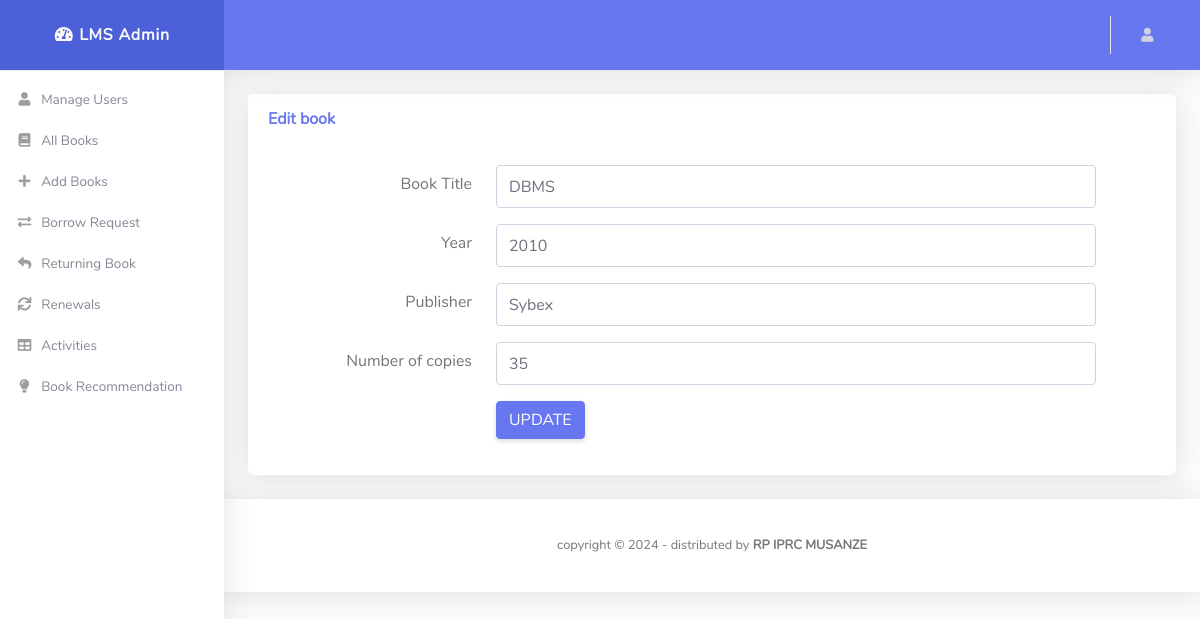
Page /iprcmsz_lms/admin/editbook.php?id=2 on the committed database.
### tables this page shows
CREATE TABLE `book` (
  `BookId` int(10) NOT NULL,
  `Title` varchar(50) DEFAULT NULL,
  `Publisher` varchar(50) DEFAULT NULL,
  `Year` varchar(50) DEFAULT NULL,
  `Availability` varchar(100) DEFAULT NULL
);

### iprcmsz_lms/admin/editbook.php (the view, shortened to what this page needs)
<!DOCTYPE html>
<html lang="en">
<head>
  <link href="vendor/fontawesome-free/css/all.min.css" rel="stylesheet" type="text/css">
  <link href="vendor/bootstrap/css/bootstrap.min.css" rel="stylesheet" type="text/css">
  <link href="css/ruang-admin.min.css" rel="stylesheet">
</head>
<body id="page-top">
  <div id="wrapper">
    <ul class="navbar-nav sidebar sidebar-light accordion" id="accordionSidebar">
        <a class="sidebar-brand d-flex align-items-center justify-content-center" href="adminDash.php">
        <div class="sidebar-brand-text mx-3">
            <i class="fas fa-fw fa-tachometer-alt"></i> LMS Admin
        </div>
        </a>
        <hr class="sidebar-divider my-0">
        <li class="nav-item">
        <a class="nav-link" href="allusers.php">
            <i class="fas fa-fw fa-user"></i>
            <span>Manage Users</span>
        </a>
        </li>
        <li class="nav-item">
        <a class="nav-link" href="allbook.php">
            <i class="fas fa-fw fa-book"></i>
            <span>All Books</span>
        </a>
        </li>
        <li class="nav-item">
        <a class="nav-link" href="addbook.php">
            <i class="fas fa-fw fa-plus"></i>
            <span>Add Books</span>
        </a>
        </li>
        <li class="nav-item">
        <a class="nav-link" href="borrow_request.php">
            <i class="fas fa-fw fa-exchange-alt"></i>
            <span>Borrow Request</span>
        </a>
        </li>
        <li class="nav-item">
          <a class="nav-link" href="book_return.php">
              <i class="fas fa-fw fa-reply"></i>
              <span>Returning Book</span>
          </a>
        </li>
        <li class="nav-item">
          <a class="nav-link" href="renew_request.php">
              <i class="fas fa-fw fa-sync"></i>
              <span>Renewals</span>
          </a>
        </li>
        <li class="nav-item">
          <a class="nav-link" href="activities.php">
              <i class="fas fa-fw fa-table"></i>
              <span>Activities</span>
          </a>
        </li>
        <li class="nav-item">
        <a class="nav-link" href="ui-colors.html">
            <i class="fas fa-fw fa-lightbulb"></i>
            <span>Book Recommendation</span>
        </a>
        </li>
        </ul>
    <div id="content-wrapper" class="d-flex flex-column">
      <div id="content">
        <nav class="navbar navbar-expand navbar-light bg-navbar topbar mb-4 static-top">
          <ul class="navbar-nav ml-auto">
            <li class="nav-item dropdown no-arrow">
              <a class="nav-link dropdown-toggle" href="#" id="userDropdown" role="button" data-toggle="dropdown"
                aria-haspopup="true" aria-expanded="false">
                <i class="fas fa-user fa-sm fa-fw mr-2 text-gray-400"></i>
              </a>
            </li>
          </ul>
        </nav>
        <div class="container-fluid" id="container-wrapper">
    <form name="addbookForm" action="" method="POST" >
        <div class="card mb-4">
            <div class="card-header py-3 d-flex flex-row align-items-center justify-content-between">
                <h6 class="m-0 font-weight-bold text-primary">Edit book</h6>
            </div>
            <div class="card-body">
            <?php
                require('dbconn.php');
                $bookid = $_GET['id'];
                $sql = "select * from book where BookId='$bookid'";
                $result=$conn->query($sql);
                while($row=$result->fetch_assoc())
                {
                    $Title=$row['Title'];
                    $Year=$row['Year'];
                    $Publisher=$row['Publisher'];
                    $Availability=$row['Availability'];
                ?>
                <form>
                    <div class="form-group row">
                        <label  class="col-sm-3 col-form-label text-right">Book Title</label>
                        <div class="col-sm-9">
                            <input type="text" class="form-control" name = "title" value="<?php echo $Title ?>" placeholder="Book Title" style="width: 600px;">
                        </div>
                    </div>
                    <div class="form-group row">
                        <label  class="col-sm-3 col-form-label text-right">Year</label>
                        <div class="col-sm-9">
                            <input type="text" class="form-control" name = "year" value="<?php echo $Year ?>" placeholder="Year" style="width: 600px;">
                        </div>
                    </div>
                    <div class="form-group row">
                        <label  class="col-sm-3 col-form-label text-right">Publisher</label>
                        <div class="col-sm-9">
                            <input type="text" class="form-control" name = "publisher" value="<?php echo $Publisher ?>" placeholder="Publisher" style="width: 600px;">
                        </div>
                    </div>
                    <div class="form-group row">
                        <label  class="col-sm-3 col-form-label text-right">Number of copies</label>
                        <div class="col-sm-9">
                            <input type="text" class="form-control" name = "availability" value="<?php echo $Availability ?>" placeholder="Number of copies" style="width: 600px;">
                        </div>
                    </div>
                    <div class="form-group row">
                        <div class="col-sm-3"></div>
                        <div class="col-sm-9">
                        <button type="submit" name="updatebook" class="btn btn-primary">UPDATE</button>
                        </div>
                    </div>
                    <?php } ?>
                </form>
            </div>
        </div>
    </form>
      </div>
      <footer class="sticky-footer bg-white">
        <div class="container my-auto py-2 ">
          <div class="copyright text-center my-auto">
            <span>copyright &copy; <script> document.write(new Date().getFullYear()); </script> - distributed by
              <b>RP IPRC MUSANZE</a></b>
            </span>
          </div>
        </div>
      </footer>
    </div>
  </div>
</body>
</html>

### rows in the picture
book: title "DBMS", year "2010", publisher "Sybex", availability "35"
